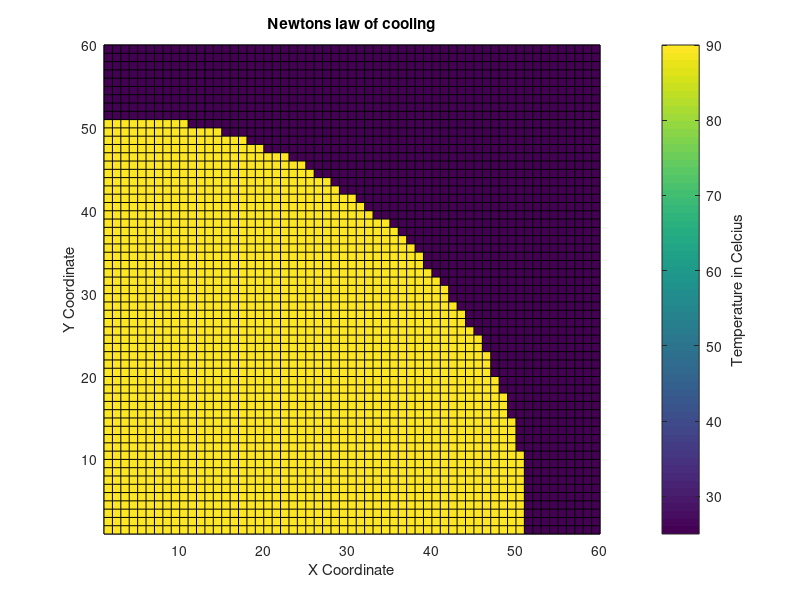

Source code (MATLAB): (Note: this script raises an error after producing the figure.)
% Newtons Law of Cooling Animation
% Avery Law
% ENGR 0016 instructed by Dr. Matthew Kropf

% Define Constants
T0 = 90; % Starting temperature of the drink in Celcius
Ts = 25; % Ambient temperature in Celcius
k = 0.01; % Coefficient of cooling in Watts per Minute
t = 0:150; % Time vector in minutes

% Defining the size of the graph
xcoord = 1:60;
ycoord = 1:60;

% Defining the baseline temperature
temp = zeros(length(xcoord),length(ycoord), length(t)) + Ts;

% Solving for every possible temperature
for x = 1:max(xcoord)
    for y = 1:max(ycoord)
        for z = 1:max(t)
            if z == 1
                if sqrt(x^2+y^2) > 51
                    break
                elseif sqrt(x^2+y^2) <= 51
                    temp(x,y,z) = Ts + (T0 - Ts);
                end
            elseif sqrt(x^2+y^2) > 51
                temp(x,y,z) = Ts;
            elseif sqrt(x^2+y^2) <= 51
                temp(x,y,z) = Ts + (T0 - Ts)*exp(-k*t(z));
            end
        end
    end
end

% pcolor code taken from MATLAB user KSSV and modified slightly
% Their code can be found here:
% https://www.mathworks.com/matlabcentral/answers/875128-how-could-i-speed-up-this-loop-made-to-plot-using-the-pcolor-function#answer_743178

figure;
h = pcolor(temp(:,:,1));
cb = colorbar;
title('Newtons law of cooling');
xlabel('X Coordinate');
ylabel('Y Coordinate');
ylabel(cb, 'Temperature in Celcius');
clim([25 100]);
colormap("jet");
shading interp;
axis equal tight;

for i = 1:length(t)
    set(h,'CData',temp(:,:,i));
    drawnow;
    pause(0.1);
end